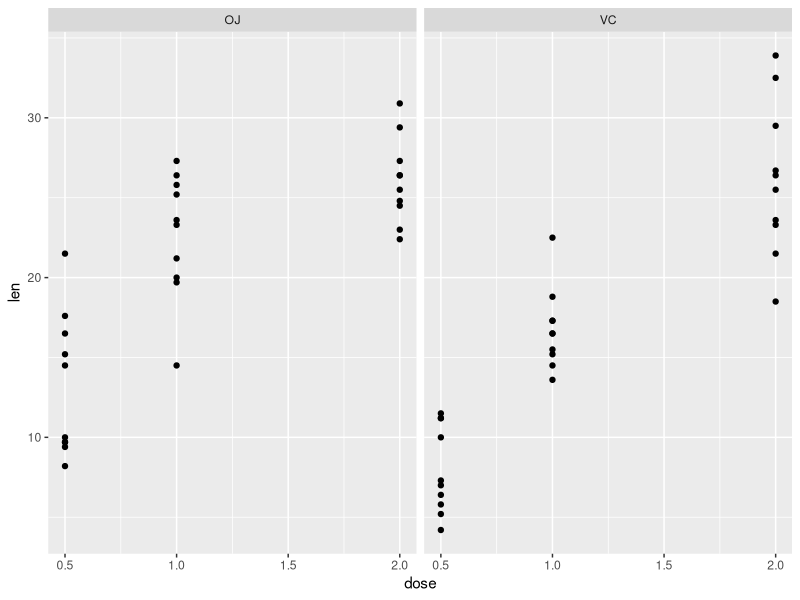
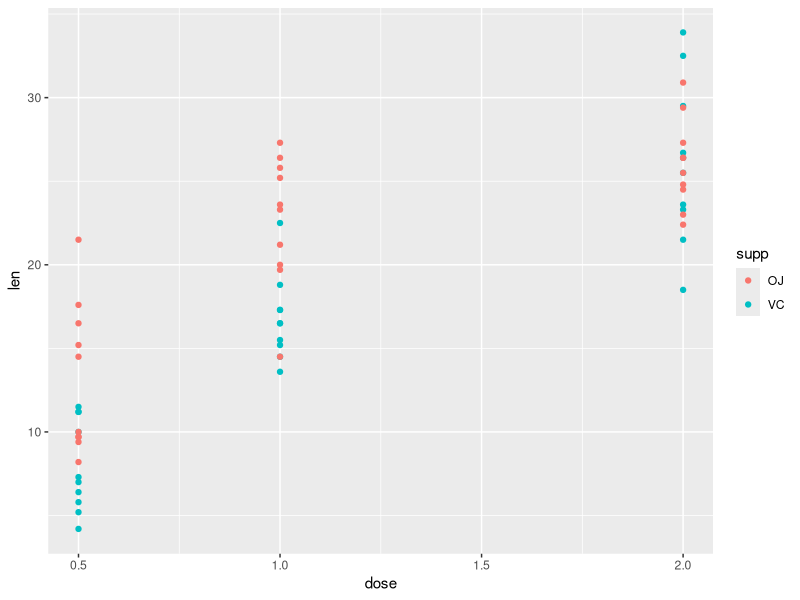
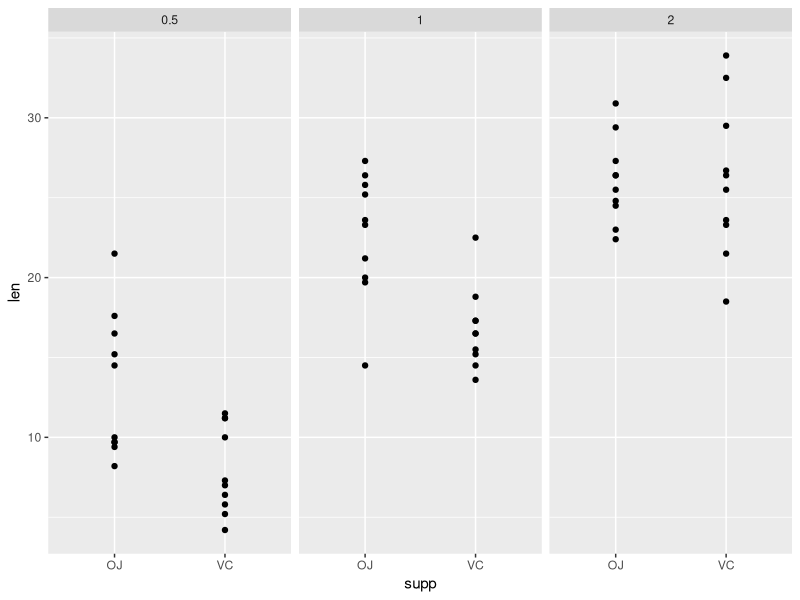
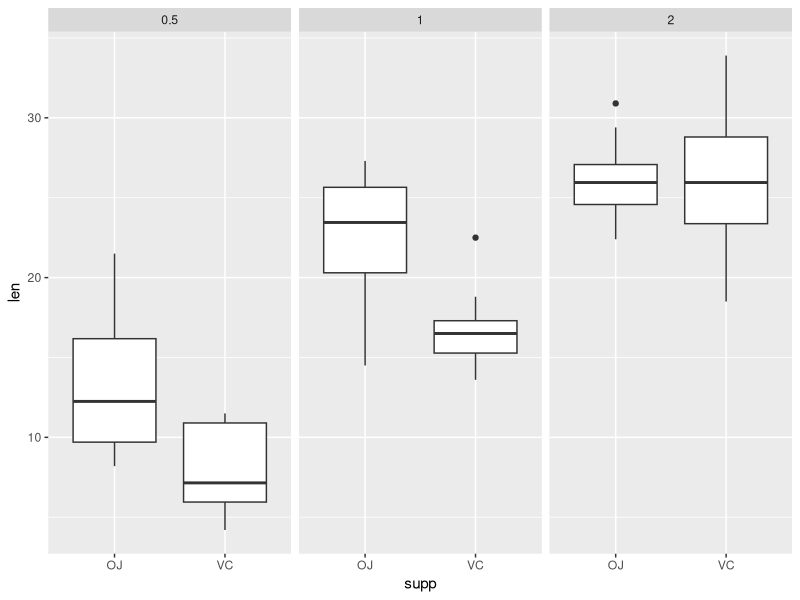

Recreate these plots in R, in order.
## ---- chunk 1
data(ToothGrowth)
str(ToothGrowth)
summary(ToothGrowth)
## ---- chunk 2
library(ggplot2)
qplot(dose, len, data=ToothGrowth, geom="point", facets = . ~ supp)
qplot(dose, len, data=ToothGrowth, geom="point", color = supp)
qplot(supp, len, data=ToothGrowth, geom="point", facets = . ~ dose)
qplot(supp, len, data=ToothGrowth, geom="boxplot", facets = . ~ dose)
